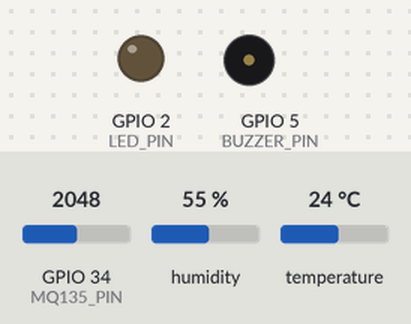
A sketch run on a simulated ESP32. Shown: output pins drawn as LEDs (lit = HIGH), buzzer (waves = sounding, pin HIGH). The inputs (shaded band) are chosen by the test bench; at power-on: GPIO 34 (MQ135_PIN) = 2048, humidity 55 %, temperature 24 °C. WiFi joins after 1.5 s; servers stay silent unless stated; uploads are accepted with an empty reply; what the sketch prints to the serial monitor is not drawn.

Above: at 0.1 s.
At 1.6 s:
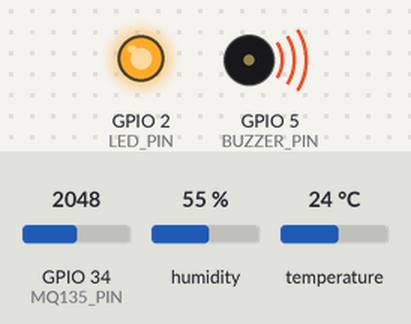
Timing chart, 0 to 3.1 s (numbered marks = the images above):
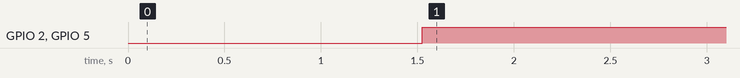

Measured:
- by itself, GPIO 2 (LED_PIN), GPIO 5 (BUZZER_PIN): LOW → HIGH at 1.5 s

The sketch:

esp32_co2_monitor.ino
```cpp
#include <WiFi.h>
#include <HTTPClient.h>
#include <DHT.h>

#define DHTPIN 4
#define DHTTYPE DHT11
#define MQ135_PIN 34
#define BUZZER_PIN 5
#define LED_PIN 2

DHT dht(DHTPIN, DHTTYPE);

const char* ssid = "YOUR_WIFI_NAME";
const char* password = "YOUR_WIFI_PASSWORD";
const char* serverURL = "http://your-server.com/insert.php";
const int CO2_THRESHOLD = 1000;

void setup() {
  Serial.begin(115200);
  pinMode(BUZZER_PIN, OUTPUT);
  pinMode(LED_PIN, OUTPUT);
  dht.begin();
  WiFi.begin(ssid, password);
  while (WiFi.status() != WL_CONNECTED) {
    delay(500);
    Serial.print(".");
  }
  Serial.println("WiFi Connected");
}

void loop() {
  int sensorValue = analogRead(MQ135_PIN);
  float co2 = map(sensorValue, 0, 4095, 400, 5000);
  float temp = dht.readTemperature();
  float hum = dht.readHumidity();

  Serial.print("CO2: "); Serial.print(co2);
  Serial.print(" Temp: "); Serial.print(temp);
  Serial.print(" Hum: "); Serial.println(hum);

  if (co2 > CO2_THRESHOLD) {
    digitalWrite(BUZZER_PIN, HIGH);
    digitalWrite(LED_PIN, HIGH);
  } else {
    digitalWrite(BUZZER_PIN, LOW);
    digitalWrite(LED_PIN, LOW);
  }

  if (WiFi.status() == WL_CONNECTED) {
    HTTPClient http;
    http.begin(serverURL);
    http.addHeader("Content-Type", "application/x-www-form-urlencoded");
    String data = "co2=" + String(co2) + "&temp=" + String(temp) + "&hum=" + String(hum);
    http.POST(data);
    http.end();
  }
  delay(5000);
}
```
